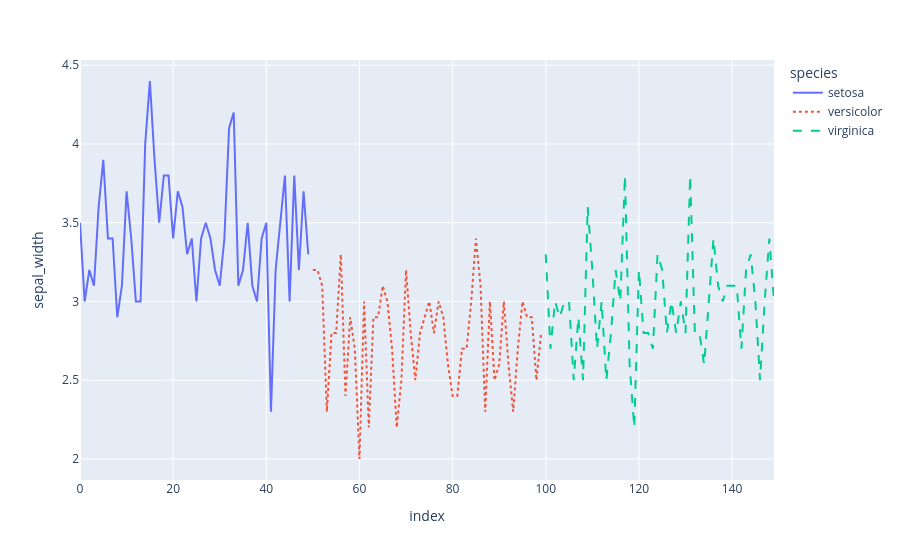

Write notebook code for a chart like this one.
### Code cell
import plotly.express as px

df=px.data.iris()

fig=px.line(df,y='sepal_width', line_dash='species',color='species')
fig.show()

### Figure 1 — Plotly figure (JSON) as saved in the notebook; plotly's stock layout.template omitted (floating-point values rounded to 4 significant figures)
{"data": [{"hovertemplate": "species=setosa<br>index=%{x}<br>sepal_width=%{y}<extra></extra>", "legendgroup": "setosa", "line": {"color": "#636efa", "dash": "solid"}, "marker": {"symbol": "circle"}, "mode": "lines", "name": "setosa", "orientation": "v", "showlegend": true, "type": "scatter", "x": [0, 1, 2, 3, 4, 5, 6, 7, 8, 9, 10, 11, 12, 13, 14, 15, 16, 17, 18, 19, 20, 21, 22, 23, 24, 25, 26, 27, 28, 29, 30, 31, 32, 33, 34, 35, 36, 37, 38, 39, 40, 41, 42, 43, 44, 45, 46, 47, 48, 49], "xaxis": "x", "y": [3.5, 3, 3.2, 3.1, 3.6, 3.9, 3.4, 3.4, 2.9, 3.1, 3.7, 3.4, 3, 3, 4, 4.4, 3.9, 3.5, 3.8, 3.8, 3.4, 3.7, 3.6, 3.3, 3.4, 3, 3.4, 3.5, 3.4, 3.2, 3.1, 3.4, 4.1, 4.2, 3.1, 3.2, 3.5, 3.1, 3, 3.4, 3.5, 2.3, 3.2, 3.5, 3.8, 3, 3.8, 3.2, 3.7, 3.3], "yaxis": "y"}, {"hovertemplate": "species=versicolor<br>index=%{x}<br>sepal_width=%{y}<extra></extra>", "legendgroup": "versicolor", "line": {"color": "#EF553B", "dash": "dot"}, "marker": {"symbol": "circle"}, "mode": "lines", "name": "versicolor", "orientation": "v", "showlegend": true, "type": "scatter", "x": [50, 51, 52, 53, 54, 55, 56, 57, 58, 59, 60, 61, 62, 63, 64, 65, 66, 67, 68, 69, 70, 71, 72, 73, 74, 75, 76, 77, 78, 79, 80, 81, 82, 83, 84, 85, 86, 87, 88, 89, 90, 91, 92, 93, 94, 95, 96, 97, 98, 99], "xaxis": "x", "y": [3.2, 3.2, 3.1, 2.3, 2.8, 2.8, 3.3, 2.4, 2.9, 2.7, 2, 3, 2.2, 2.9, 2.9, 3.1, 3, 2.7, 2.2, 2.5, 3.2, 2.8, 2.5, 2.8, 2.9, 3, 2.8, 3, 2.9, 2.6, 2.4, 2.4, 2.7, 2.7, 3, 3.4, 3.1, 2.3, 3, 2.5, 2.6, 3, 2.6, 2.3, 2.7, 3, 2.9, 2.9, 2.5, 2.8], "yaxis": "y"}, {"hovertemplate": "species=virginica<br>index=%{x}<br>sepal_width=%{y}<extra></extra>", "legendgroup": "virginica", "line": {"color": "#00cc96", "dash": "dash"}, "marker": {"symbol": "circle"}, "mode": "lines", "name": "virginica", "orientation": "v", "showlegend": true, "type": "scatter", "x": [100, 101, 102, 103, 104, 105, 106, 107, 108, 109, 110, 111, 112, 113, 114, 115, 116, 117, 118, 119, 120, 121, 122, 123, 124, 125, 126, 127, 128, 129, 130, 131, 132, 133, 134, 135, 136, 137, 138, 139, 140, 141, 142, 143, 144, 145, 146, 147, 148, 149], "xaxis": "x", "y": [3.3, 2.7, 3, 2.9, 3, 3, 2.5, 2.9, 2.5, 3.6, 3.2, 2.7, 3, 2.5, 2.8, 3.2, 3, 3.8, 2.6, 2.2, 3.2, 2.8, 2.8, 2.7, 3.3, 3.2, 2.8, 3, 2.8, 3, 2.8, 3.8, 2.8, 2.8, 2.6, 3, 3.4, 3.1, 3, 3.1, 3.1, 3.1, 2.7, 3.2, 3.3, 3, 2.5, 3, 3.4, 3], "yaxis": "y"}], "layout": {"legend": {"title": {"text": "species"}, "tracegroupgap": 0}, "margin": {"t": 60}, "xaxis": {"anchor": "y", "domain": [0, 1], "title": {"text": "index"}}, "yaxis": {"anchor": "x", "domain": [0, 1], "title": {"text": "sepal_width"}}}}
